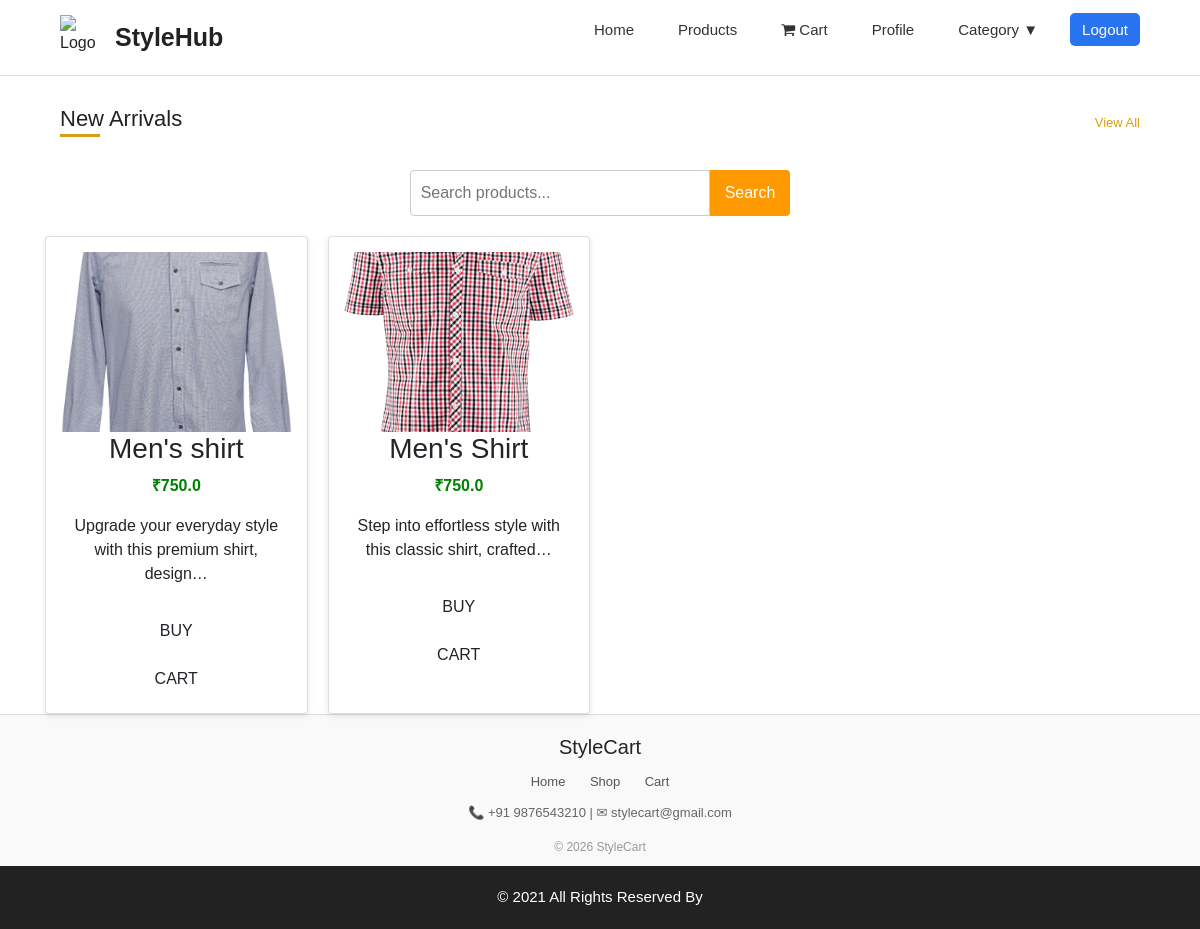
Screenshot of /viewcate/shirts with the database file from the repository.
### HubApp/models.py (models this page shows, shortened)
class products(models.Model):
    product_name = models.CharField(max_length=50)
    price = models.FloatField()
    quantity = models.IntegerField()
    description = models.TextField()
    images = models.ImageField(upload_to='product_images')
    product_id = models.CharField(null=True)
    category = models.ForeignKey(Category, on_delete=models.CASCADE,null=True,blank=True)

### HubApp/views.py (the view)
# urls.py: path('viewcate/<str:category>',views.cate_all,name='viewcate'),
def cate_all(request, category):
    data = products.objects.filter(
        category__name=category
    ).all()
    return render(request,'category.html', {'products': data})

### templates/category.html (shortened to what this page needs)
<!DOCTYPE html>
<html lang="en">
<head>
</head>
<body>
{% include 'basc.html' %}
<div class="product-section">
    <div class="section-header">
        <h2>New Arrivals</h2>
        <a href="#" class="view-all">View All</a>
    </div>
</div>
<div class="container">
    <form method="get" class="search-box">
        <input type="text" name="q" placeholder="Search products..." value="{{ query }}">
        <button type="submit">Search</button>
    </form>
    <div class="products">
        {% for p in products %}
        <div class="card">
            <img src="{{ p.images.url }}">
            <h3>{{ p.product_name }}</h3>
            <p class="price">₹{{ p.price }}</p>
            <p>{{ p.description|truncatechars:60 }}</p>
            <a class="btn" href="productbuy/{{p.id}}">BUY</a>
            <a class="btn" href="addtocart/{{p.id}}">CART</a>
        </div>
        {% empty %}
        <p>No products found</p>
        {% endfor %}
    </div>
</div>
{% include 'footer.html' %}
</body>
</html>

### templates/category.html (style rules this page uses)
body { font-family: Arial, sans-serif; background: #f5f5f5; margin: 0; }
.container { width: 90%; margin: auto; }
.search-box { margin: 20px 0; display: flex; justify-content: center; }
.search-box input { width: 300px; padding: 10px; border: 1px solid #ccc; border-radius: 4px 0 0 4px; }
.search-box button { padding: 10px 15px; border: none; background: #ff9900; color: white; cursor: pointer; border-radius: 0 4px 4px 0; }
.products { display: grid; grid-template-columns: repeat(auto-fill, minmax(250px,1fr)); gap: 20px; }
.card { background: white; padding: 15px; border-radius: 6px; box-shadow: 0 2px 6px rgba(0,0,0,0.1); text-align: center; }
.card img { width: 100%; height: 180px; object-fit: cover; }
.price { color: green; font-weight: bold; }
.btn { display: inline-block; margin-top: 10px; padding: 8px 15px; background: #2874f0; color: white; text-decoration: none; border-radius: 4px; }
.product-section { width: 90%; margin: 30px auto; font-family: 'Poppins', sans-serif; }
.section-header { display: flex; justify-content: space-between; align-items: center; margin-bottom: 15px; }
.section-header h2 { font-size: 22px; color: #222; position: relative; }
.section-header h2::after { content: ""; width: 40px; height: 3px; background: #d4a017; position: absolute; left: 0; bottom: -5px; }
.view-all { font-size: 13px; text-decoration: none; color: #d4a017; font-weight: 500; }

### templates/basc.html (style rules this page uses)
* { margin:0; padding:0; box-sizing:border-box; }
body { font-family:Arial, Helvetica, sans-serif; }

### rows the page displays
products: images (picture), product_name "Men's shirt", price "750.0", description "Upgrade your everyday style with this premium shirt, design…"
products: images (picture), product_name "Men's Shirt", price "750.0", description "Step into effortless style with this classic shirt, crafted…"
